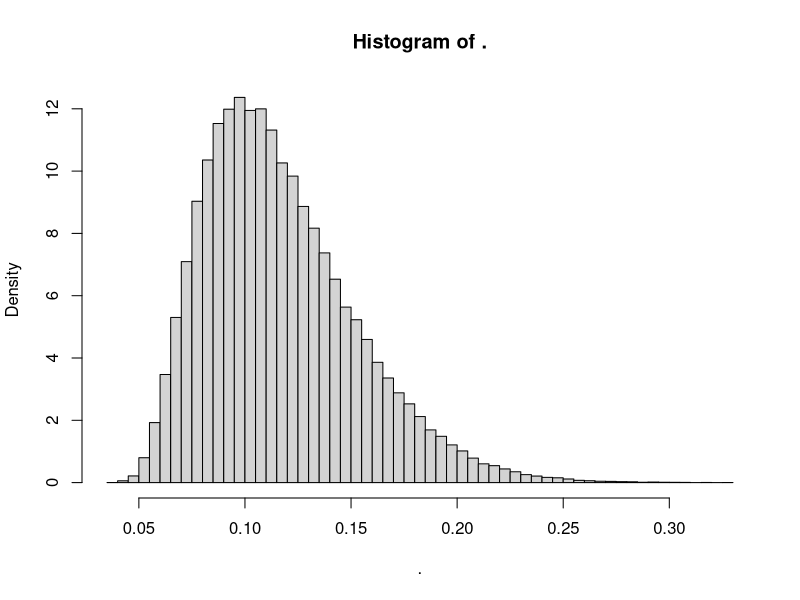

Generate this figure with R: (Note: this script raises an error after producing the figure.)
library(tidyverse)
library(stats)

discrepancy<- function(xs) {
  #' Computes the discrepancy of a sequence (values assumed to be in the range
  #' [0,1]).
  ks.test(xs, 'punif')$statistic
}

# Table with chapter numbers and their lengths in verses.
chapter.lengths <- read_csv('2018-05-12_chapter-lengths.csv', skip=1) %>%
  mutate(chapter = row_number())

# Table with, for each chapter, the total number of verses preceeding
# that chapter.
chapter.offsets <- chapter.lengths %>%
  mutate(offset = cumsum(lag(length, default=0)))

# Table with the chapter and verse of each pain saying.
pain.sayings <- read_csv('2018-05-12_pain-verses.csv', col_names = FALSE) %>%
  separate(X1, c('chapter', 'verse'), ':') %>%
  mutate(chapter = as.numeric(chapter), verse = as.numeric(verse))

# Get the index (starting at 1) of the pain sayings.
pain.sayings.indices <- pain.sayings %>%
  left_join(chapter.offsets, by = 'chapter') %>%
  mutate(verse.index = offset + verse)

# Normalize those indices to lie in the interval [0,1].
pain.sayings.normalized <- pain.sayings.indices$verse.index / 915

# The Kolmogorov-Smirnov statistic is 0.24669, which translates to
# p-value = 0.002512.
ks.test(pain.sayings.normalized, 'punif')


## -------- Everything below is (strictly speaking) unnecessary ---------------


# Create a large number of "example sequences of pain sayings", all
# drawn from a uniform distribution.
num.verses <- nrow(pain.sayings)
num.examples <- 100000
examples <- matrix(runif(num.verses * num.examples), num.examples) %>%
  as_tibble

# Compute the discrepancy of all those examples.
discrepancy.examples <- apply(examples, 1, discrepancy)

# Plot a histogram to see the distribution of discrepancies.
discrepancy.examples %>%
  hist(freq=FALSE, breaks = 50)

# Probability of discrepancy as extreme as in the example.
# This comes out to ~ 0.002, which is still well past the "statistically
# significant" cutoff.
mean(discrepancy.examples >= pain.sayings.discrepancy)
